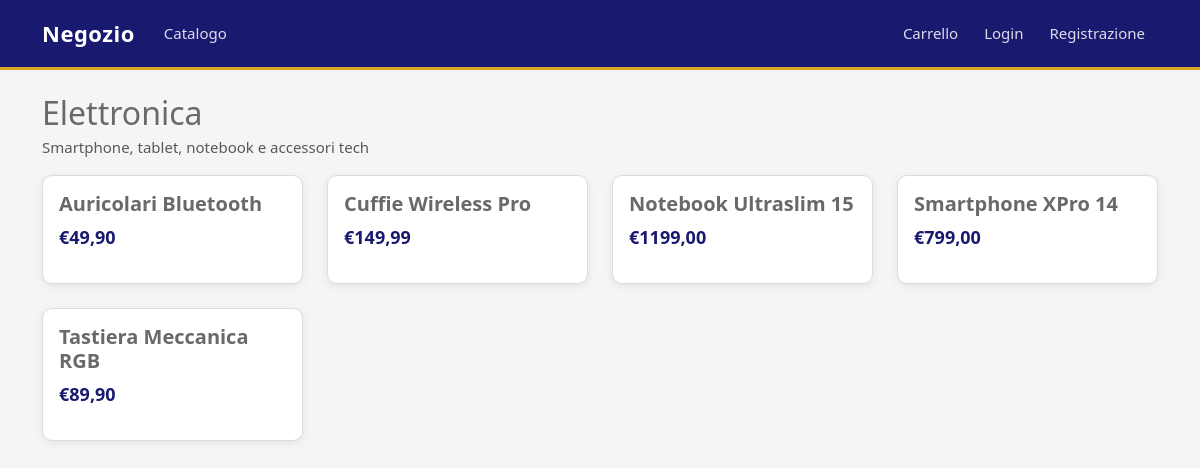
The page /catalogo/categoria/elettronica/ on the database its author committed.
### catalogo/models.py (models this page shows, shortened)
class Category(models.Model):
    name = models.CharField(
        max_length=200,
        unique=True,
        verbose_name='Nome'
    )
    slug = models.SlugField( #campo URL-friendly che uso negli indirizzi web al posto dell'ID numerico
        max_length=200,
        unique=True
    )
    description = models.TextField(
        blank=True,
        verbose_name='Descrizione'
    )
    class Meta:
        verbose_name = 'Categoria'
        verbose_name_plural = 'Categorie'
        ordering = ['name'] #Assicura che le categorie compaiano sempre in ordine alfabetico nel sito e nell'admin

class Product(models.Model):
    category = models.ForeignKey(
        Category,
        on_delete=models.SET_NULL, #Se elimini la categoria, il prodotto rimane nel database ma "senza categoria"
        related_name='products',
        verbose_name='Categoria',
        null=True,
        blank=True
    )
    name = models.CharField(
        max_length=200,
        verbose_name='Nome'
    )
    slug = models.SlugField(
        max_length=200,
        unique=True
    )
    description = models.TextField(
        blank=True,
        verbose_name='Descrizione'
    )
    price = models.DecimalField(  #garantisce precisione decimale esatta, importante per i prezzi
        decimal_places=2,  #numero di cifre consentite dopo la virgola
        max_digits=10,
        verbose_name='Prezzo (€)'
    )
    stock = models.PositiveIntegerField(
        default=0,
        verbose_name='Disponibilità'
    )
    image = models.ImageField(  #Gestisce il caricamento delle foto dei prodotti
        upload_to='products/',
        blank=True,
        null=True
    )
    available = models.BooleanField(
        default=True,
        verbose_name='Disponibile'
    )
    created_at = models.DateTimeField(auto_now_add=True)
    updated_at = models.DateTimeField(auto_now=True)
    class Meta:
        verbose_name = 'Prodotto'
        verbose_name_plural = 'Prodotti'
        ordering = ['name']
    def get_absolute_url(self):
        return reverse('catalogo:product_detail', kwargs={'slug': self.slug})

### catalogo/views.py (the view)
# urls.py: path('categoria/<slug:slug>/', views.category_detail, name='category_detail'),
def category_detail(request, slug):
    category = get_object_or_404(Category, slug=slug)
    products = Product.objects.filter(category=category, available=True)
    return render(request, 'catalogo/category_detail.html', {
        'category': category, 'products': products})

### ordini/carrello.py (called while the page is built)
    def __len__(self):
        return sum(item['quantity'] for item in self.cart.values())

### ordini/context_processors.py (called while the page is built)
def carrello_totale(request):
    carrello = Carrello(request)
    return {'carrello': carrello}

### templates/catalogo/category_detail.html (shortened to what this page needs)
{% extends "base.html" %}
{% block content %}
<h2 class="mb-1"> {{ category.name }} </h2>
{% if category.description %}
    <p class="text-muted"> {{ category.description }} </p>
{% endif %}
{% if products %}
<div class="row">
    {% for product in products %}
    <div class="col-md-3 mb-4">
        <div class="card h-100">
            <div class="card-body">
                <h5 class="card-title">
                    <a href="{{ product.get_absolute_url }}"> {{ product.name }} </a>
                </h5>
                <p class="fw-bold"> €{{ product.price }} </p>
            </div>
        </div>
    </div>
    {% endfor %}
</div>
{% else %}
<p> Nessun prodotto in questa categoria </p>
{% endif %}
{% endblock %}

### static/css/style.css (style rules this page uses)
body { background-color: whitesmoke; color: dimgray; font-size: 15px; min-height: 100%; display: flex; flex-direction: column; }
a { color: midnightblue; text-decoration: none; }
.card { background-color: white; border: 1px solid gainsboro; border-radius: 10px; box-shadow: 0 2px 8px rgba(0, 0, 0, 0.08); transition: box-shadow 0.2s, transform 0.2s; }
.card-title a { color: dimgray; font-weight: 600; }
.card .card-body .fw-bold { color: midnightblue; font-size: 18px; }

### rows shown on the page
Category: name "Elettronica", description "Smartphone, tablet, notebook e accessori tech"
Product: name "Auricolari Bluetooth", price "49,90"
Product: name "Cuffie Wireless Pro", price "149,99"
Product: name "Notebook Ultraslim 15", price "1199,00"
Product: name "Smartphone XPro 14", price "799,00"
Product: name "Tastiera Meccanica RGB", price "89,90"
